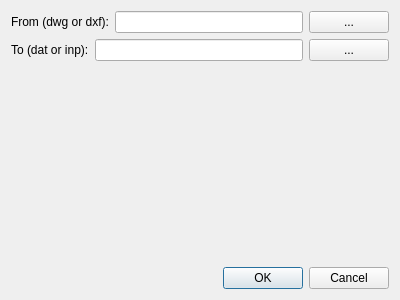
<?xml version="1.0" encoding="UTF-8"?>
<ui version="4.0">
 <class>MainDialog</class>
 <widget class="QDialog" name="MainDialog">
  <property name="geometry">
   <rect>
    <x>0</x>
    <y>0</y>
    <width>400</width>
    <height>300</height>
   </rect>
  </property>
  <property name="windowTitle">
   <string>Convert DWG to ANSYS</string>
  </property>
  <layout class="QVBoxLayout" name="verticalLayout">
   <item>
    <layout class="QHBoxLayout" name="horizontalLayoutFrom">
     <item>
      <widget class="QLabel" name="labelFrom">
       <property name="text">
        <string>From (dwg or dxf):</string>
       </property>
      </widget>
     </item>
     <item>
      <widget class="QLineEdit" name="lineFrom"/>
     </item>
     <item>
      <widget class="QPushButton" name="pushFrom">
       <property name="text">
        <string>...</string>
       </property>
      </widget>
     </item>
    </layout>
   </item>
   <item>
    <layout class="QHBoxLayout" name="horizontalLayoutTo">
     <item>
      <widget class="QLabel" name="labelTo">
       <property name="text">
        <string>To (dat or inp):</string>
       </property>
      </widget>
     </item>
     <item>
      <widget class="QLineEdit" name="lineTo"/>
     </item>
     <item>
      <widget class="QPushButton" name="pushTo">
       <property name="text">
        <string>...</string>
       </property>
      </widget>
     </item>
    </layout>
   </item>
   <item>
    <spacer name="verticalSpacer">
     <property name="orientation">
      <enum>Qt::Vertical</enum>
     </property>
     <property name="sizeHint" stdset="0">
      <size>
       <width>20</width>
       <height>40</height>
      </size>
     </property>
    </spacer>
   </item>
   <item>
    <layout class="QHBoxLayout" name="horizontalLayoutOkCancel">
     <item>
      <spacer name="horizontalSpacer">
       <property name="orientation">
        <enum>Qt::Horizontal</enum>
       </property>
       <property name="sizeHint" stdset="0">
        <size>
         <width>40</width>
         <height>20</height>
        </size>
       </property>
      </spacer>
     </item>
     <item>
      <widget class="QPushButton" name="pushOk">
       <property name="text">
        <string>OK</string>
       </property>
       <property name="default">
        <bool>true</bool>
       </property>
      </widget>
     </item>
     <item>
      <widget class="QPushButton" name="pushCancel">
       <property name="text">
        <string>Cancel</string>
       </property>
      </widget>
     </item>
    </layout>
   </item>
  </layout>
 </widget>
 <tabstops>
  <tabstop>lineFrom</tabstop>
  <tabstop>pushFrom</tabstop>
  <tabstop>lineTo</tabstop>
  <tabstop>pushTo</tabstop>
  <tabstop>pushOk</tabstop>
  <tabstop>pushCancel</tabstop>
 </tabstops>
 <resources>
  <include location="resources.qrc"/>
 </resources>
 <connections>
  <connection>
   <sender>pushOk</sender>
   <signal>clicked()</signal>
   <receiver>MainDialog</receiver>
   <slot>accept()</slot>
   <hints>
    <hint type="sourcelabel">
     <x>271</x>
     <y>278</y>
    </hint>
    <hint type="destinationlabel">
     <x>199</x>
     <y>149</y>
    </hint>
   </hints>
  </connection>
  <connection>
   <sender>pushCancel</sender>
   <signal>clicked()</signal>
   <receiver>MainDialog</receiver>
   <slot>reject()</slot>
   <hints>
    <hint type="sourcelabel">
     <x>352</x>
     <y>278</y>
    </hint>
    <hint type="destinationlabel">
     <x>199</x>
     <y>149</y>
    </hint>
   </hints>
  </connection>
 </connections>
</ui>
